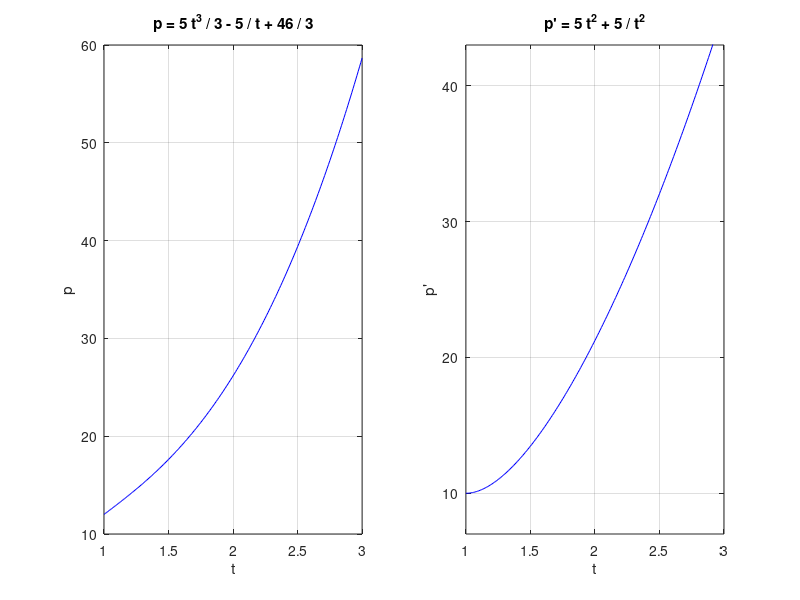

Here is the MATLAB script that generated this plot:
close all

subplot(1,2,1)

% Graph of p = 5 t^3 /3 - 5 /t + 46/3
t=1:0.01:3;
p= 5*t.^3 /3 - 5./t + 46/3;
plot(t,p,'b');
hold on
grid on;

% The t axis
% t=linspace(1,3,2);
% p=0*t;
% plot(t,p,'k');

% The p axis
% p=linspace(0,6,2);
% t=0*p;
% plot(t,p,'k');

% The title and the labels
xlabel('t');
ylabel('p');
title('p = 5 t^3 / 3 - 5 / t + 46 / 3');

axis([1, 3, 10, 60])

subplot(1,2,2)
% Graph of  pm = 5 t^2 + 5/t^2
t=1:0.01:3;
pm = 5*t.^2 + 5./t.^2;
plot(t,pm,'b');
hold on
grid on;

% The t axis
% t=linspace(1,3,2);
% pm=0*t;
% plot(t,pm,'k');

% The pm axis
% pm=linspace(0,10,2);
% t=0*pm;
% plot(t,pm,'k');

% The title and the labels
xlabel('t');
ylabel('p''');
title('p'' = 5 t^2 + 5 / t^2');

axis([1, 3, 7, 43])
